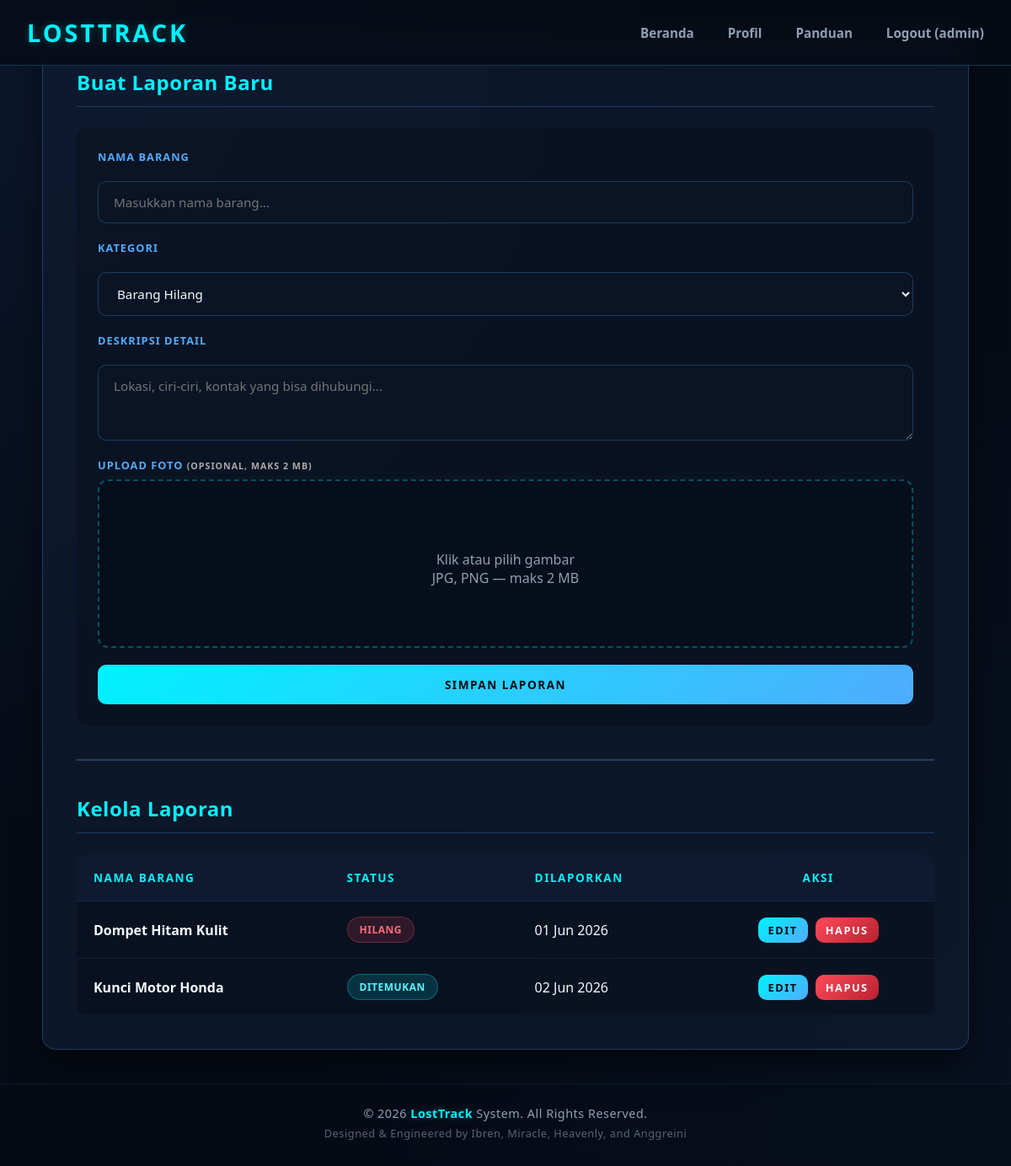
/dashboard.php (signed in), run on the app's committed database.
### tables this page shows
CREATE TABLE `items` (
  `id`           int(11)      NOT NULL AUTO_INCREMENT,
  `user_id`      int(11)      NOT NULL,
  `nama_barang`  varchar(150) NOT NULL,
  `kategori`     enum('Hilang','Ditemukan') NOT NULL,
  `deskripsi`    text         NOT NULL,
  `gambar`       varchar(255) DEFAULT NULL,
  `tanggal_lapor` timestamp   NOT NULL DEFAULT current_timestamp(),
  PRIMARY KEY (`id`),
  FOREIGN KEY (`user_id`) REFERENCES `users`(`id`) ON DELETE CASCADE
);

### dashboard.php (the view, shortened to what this page needs)
<?php
require 'koneksi.php';
$isEdit   = false;
$dataEdit = null;
?>
<!DOCTYPE html>
<html lang="id">
<head>
    <link rel="stylesheet" href="assets/css/style.css">
</head>
<body>
    <header class="header">
        <nav class="navbar">
            <div class="logo">LOSTTRACK</div>
            <div class="nav-menu">
                <a class="nav_btn" href="/">Beranda</a>
                <a class="nav_btn" href="profil">Profil</a>
                <a class="nav_btn" href="panduan">Panduan</a>
                <a class="nav_btn" href="logout">
                    Logout (<?= htmlspecialchars($_SESSION['username'], ENT_QUOTES, 'UTF-8') ?>)
                </a>
            </div>
        </nav>
    </header>
    <div class="container">
        <?php if ($isEdit && $dataEdit): ?>
            <h2 style="color:#f39c12;">Edit Data Laporan</h2>
            <form action="" method="POST" enctype="multipart/form-data"
                  style="background:rgba(0,0,0,0.2); padding:25px; border-radius:10px; border:1px dashed #f39c12;">
                <input type="hidden" name="id_barang" value="<?= (int) $dataEdit['id'] ?>">
                <label>Nama Barang</label>
                <input type="text" name="nama_barang"
                       value="<?= htmlspecialchars($dataEdit['nama_barang'], ENT_QUOTES, 'UTF-8') ?>" required>
                <label>Kategori</label>
                <select name="kategori">
                    <option value="Hilang"    <?= $dataEdit['kategori'] === 'Hilang'    ? 'selected' : '' ?>>Barang Hilang</option>
                    <option value="Ditemukan" <?= $dataEdit['kategori'] === 'Ditemukan' ? 'selected' : '' ?>>Barang Temuan</option>
                </select>
                <label>Deskripsi</label>
                <textarea name="deskripsi" rows="3" required><?= htmlspecialchars($dataEdit['deskripsi'], ENT_QUOTES, 'UTF-8') ?></textarea>
                <div class="form-group">
                    <label>UPLOAD FOTO BARU <small style="color:#aaa;">(opsional, maks 2 MB)</small></label>
                    <?php if (!empty($dataEdit['gambar'])): ?>
                        <p style="color:#aaa; font-size:0.85em; margin-bottom:8px;">
                            Foto saat ini:
                            <img src="uploads/<?= htmlspecialchars($dataEdit['gambar'], ENT_QUOTES, 'UTF-8') ?>"
                                 style="max-height:60px; vertical-align:middle; border-radius:4px; margin-left:6px;" alt="">
                        </p>
                    <?php endif; ?>
                    <div class="upload-area">
                        <input type="file" id="imageUpload" name="gambar" accept="image/jpeg,image/png">
                        <div class="upload-text">
                            <i class="fas fa-cloud-upload-alt"></i>
                            <p>Klik atau pilih gambar baru</p>
                            <span>JPG, PNG — maks 2 MB</span>
                        </div>
                        <img id="previewImage" src="" alt="Preview" style="display:none; max-height:150px; border-radius:8px; margin-top:10px;">
                    </div>
                </div>
                <div style="display:flex; gap:10px; margin-top:10px;">
                    <button type="submit" name="update" class="btn" style="flex:1;">Update Data</button>
                    <a href="dashboard.php" class="btn btn-danger" style="flex:1; text-align:center;">Batal</a>
                </div>
            </form>
        <?php else: ?>
            <h2>Buat Laporan Baru</h2>
            <form action="" method="POST" enctype="multipart/form-data"
                  style="background:rgba(0,0,0,0.2); padding:25px; border-radius:10px;">
                <label>Nama Barang</label>
                <input type="text" name="nama_barang" placeholder="Masukkan nama barang..." required>
                <label>Kategori</label>
                <select name="kategori">
                    <option value="Hilang">Barang Hilang</option>
                </select>
                <label>Deskripsi Detail</label>
                <textarea name="deskripsi" rows="3"
                          placeholder="Lokasi, ciri-ciri, kontak yang bisa dihubungi..." required></textarea>
                <div class="form-group">
                    <label>UPLOAD FOTO <small style="color:#aaa;">(opsional, maks 2 MB)</small></label>
                    <div class="upload-area">
                        <div class="upload-text">
                            <p>Klik atau pilih gambar</p>
                            <span>JPG, PNG — maks 2 MB</span>
                        </div>
                    </div>
                </div>
                <button type="submit" name="tambah" class="btn">Simpan Laporan</button>
            </form>
        <?php endif; ?>
        <hr style="border:1px solid #2a3f5f; margin:40px 0;">
        <h2>Kelola Laporan</h2>
        <table>
            <thead>
                <tr>
                    <th>Nama Barang</th>
                    <th>Status</th>
                    <th>Dilaporkan</th>
                    <th style="text-align:center;">Aksi</th>
                </tr>
            </thead>
            <tbody>
            <?php
            $q = mysqli_query($conn, "SELECT * FROM items ORDER BY id DESC");
            while ($row = mysqli_fetch_assoc($q)):
                $badge    = ($row['kategori'] === 'Hilang') ? 'badge-hilang' : 'badge-temu';
                $namaAman = htmlspecialchars($row['nama_barang'], ENT_QUOTES, 'UTF-8');
                $katAman  = htmlspecialchars($row['kategori'],    ENT_QUOTES, 'UTF-8');
                $tgl      = date('d M Y', strtotime($row['tanggal_lapor']));
                $idInt    = (int) $row['id'];
            ?>
                <tr>
                    <td style="font-weight:bold;"><?= $namaAman ?></td>
                    <td><span class="badge <?= $badge ?>"><?= $katAman ?></span></td>
                    <td><?= $tgl ?></td>
                    <td style="text-align:center;">
                        <a href="dashboard.php?edit=<?= $idInt ?>" class="btn"
                           style="padding:6px 12px; font-size:0.8em;">Edit</a>
                        <a href="dashboard.php?hapus=<?= $idInt ?>" class="btn btn-danger"
                           style="padding:6px 12px; font-size:0.8em; margin-left:5px;"
                           onclick="return konfirmasiHapus('<?= addslashes($namaAman) ?>')">Hapus</a>
                    </td>
                </tr>
            <?php endwhile; ?>
            </tbody>
        </table>
    </div>
    <footer class="footer-copyright">
            <p>&copy; 2026 <span class="brand-glow">LostTrack</span> System. All Rights Reserved.</p>
            <p class="footer-sub">Designed & Engineered by Ibren, Miracle, Heavenly, and Anggreini</p>
        </footer>
</body>
</html>

### data on the page
items: nama_barang "Dompet Hitam Kulit", kategori "HILANG", tanggal_lapor "01 Jun 2026"
items: nama_barang "Kunci Motor Honda", kategori "DITEMUKAN", tanggal_lapor "02 Jun 2026"

### other printed values
$_SESSION['username'] "admin"
